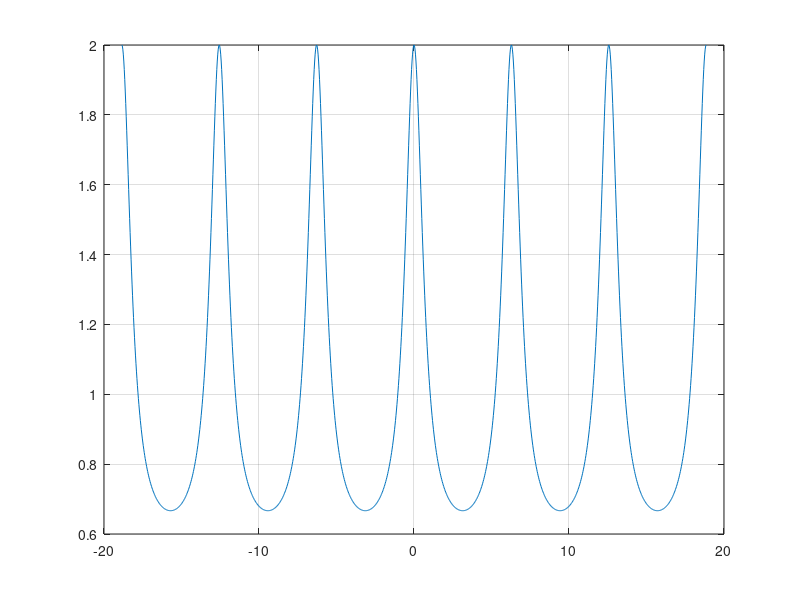
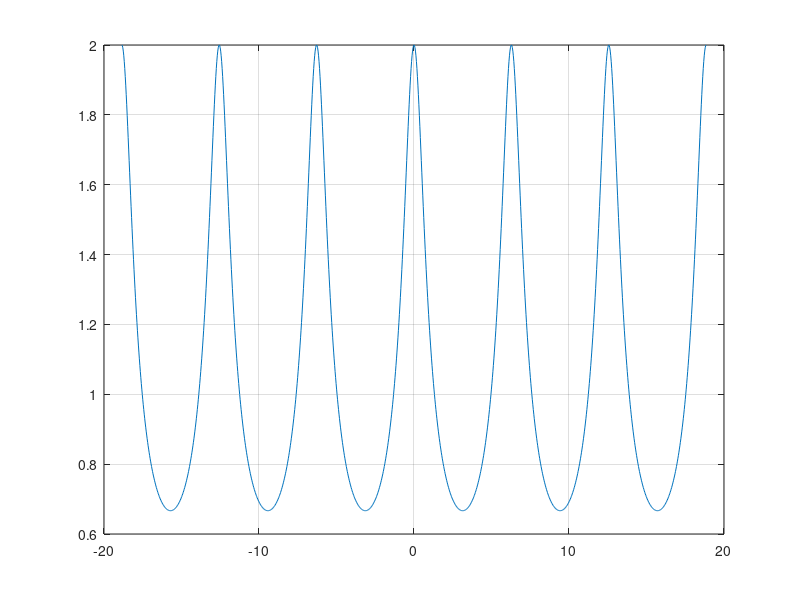
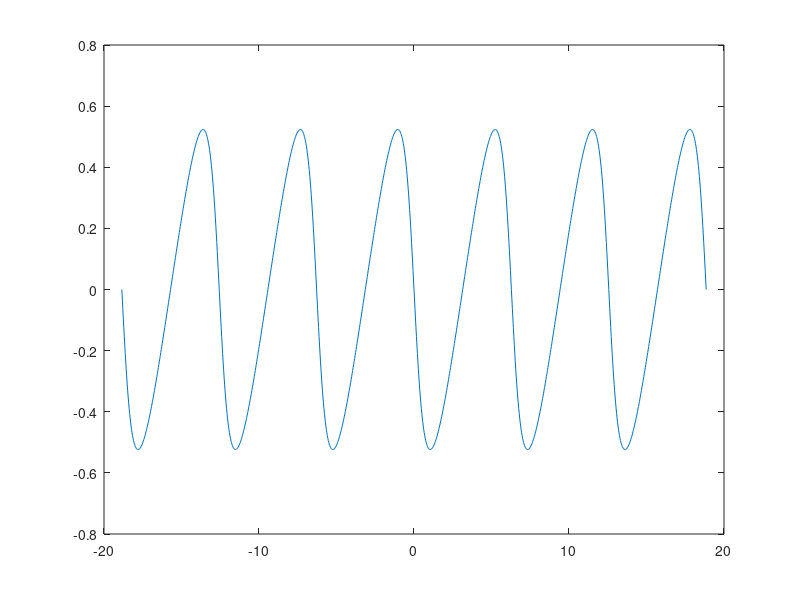

These charts were generated, in order, by the following MATLAB code:
w=(-6*pi):(pi/100):(6*pi);
x=1./(1-(0.5*exp(-i*w)));
plot(w,x);
grid on;
figure;
plot(w,abs(x));
grid on;
figure;
plot(w,angle(x));
